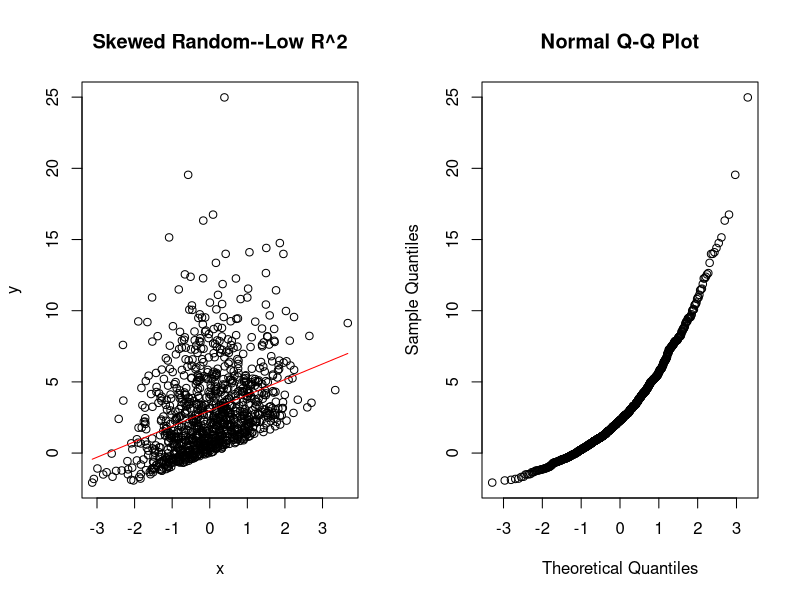

R code for this plot:
## ---- chunk 1
tau <- 3; n <- 1000; x <- sort(rnorm(n)); y <- x +  rexp(x, 1/(tau)) 
## ---- chunk 2
xy <- as.data.frame(cbind(x,y))
fit <- lm(y ~ x, xy)
#summary(fit)
par(mfrow = c(1,2))
plot(x,y, main = "Skewed Random--Low R^2")
lines(x,fit$coef[1] + fit$coef[2]*x, col = "red")
qqnorm(y, plot.it = TRUE)
